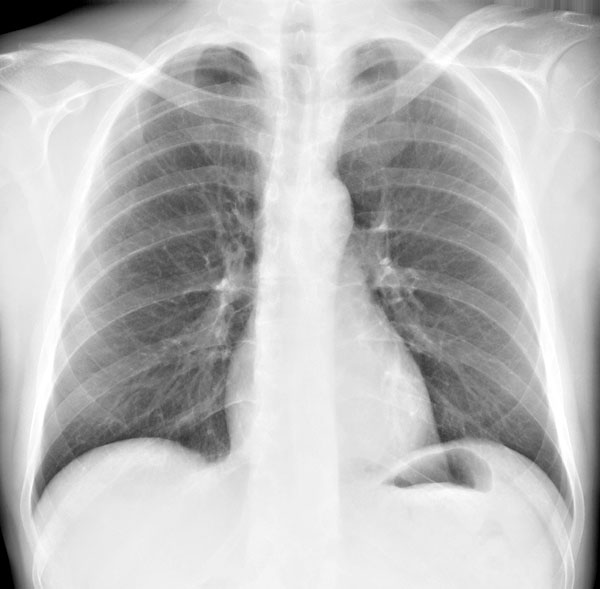
#> input picture Lektion01/roentgen_thorax.jpg, 600 x 589 px
$ python Lektion01.py
#> lines starting #> are read from the running program, lines starting #| are printed output that depends on the picture
import os
import numpy as np
import cv2
import matplotlib.pyplot as plt
import skimage as ski

#1.1
print("-----------Aufgabe 1.1-------------")
x = 1
y = 1
z = x + y
print("z =", z, "\n")


#1.2
print("-----------Aufgabe 1.2-------------")
x = 1
y = 1
z = x + y
print("z =", z, "\n")


#1.3
print("-----------Aufgabe 1.3-------------")
print("Aktuelles Arbeitsverzeichnis:", os.getcwd())

ordnername = "Lektion01"
zielpfad = os.path.join(os.getcwd(), ordnername)
print("Beispielpfad mit os.path.join():", zielpfad)

# wechseln, falls der Ordner existiert damit das Skript nicht crasht
if os.path.exists(zielpfad):
    os.chdir(zielpfad)
    print("Gewechselt nach:", os.getcwd())
else:
    print("Ordner existiert nicht -> kein os.chdir() durchgeführt.\n")


#1.4
print("-----------Aufgabe 1.4-------------")
fname = "roentgen_thorax.jpg"
I = cv2.imread(fname, cv2.IMREAD_UNCHANGED)
#> I is the input picture: shape (589, 600); min 0, max 255, mean 188

if I is None:
    print(f"Fehler: '{fname}' konnte nicht geladen werden.\n")
else:
    print("I.shape:", I.shape)
#| I.shape: (589, 600)
    print("I.dtype:", I.dtype, "\n")
#| I.dtype: uint8


#1.5
print("-----------Aufgabe 1.5-------------")
fname = "roentgen_thorax.jpg"
I = cv2.imread(fname, cv2.IMREAD_UNCHANGED)

if I is None:
    print(f"Fehler: '{fname}' konnte nicht geladen werden.\n")
else:
    plt.figure()
    # Röntgenbild ist typischerweise Graustufen:
    if I.ndim == 2:
        plt.imshow(I, cmap="gray")
    else:
        # falls doch Farbe: BGR -> RGB für matplotlib
        I_rgb = cv2.cvtColor(I, cv2.COLOR_BGR2RGB)
        plt.imshow(I_rgb)
    plt.axis("off")
    plt.title("roentgen_thorax.jpg")
    plt.show()
    print()


#1.6
print("-----------Aufgabe 1.6-------------")
fname = "roentgen_kiefer.jpg"
I = cv2.imread(fname, cv2.IMREAD_UNCHANGED)
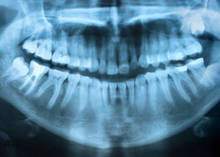
#> input picture Lektion01/roentgen_kiefer.jpg, 220 x 157 px
#> I is the input picture: shape (157, 220, 3); mean B, G, R 156.6, 130.8, 86.6

if I is None:
    print(f"Fehler: '{fname}' konnte nicht geladen werden.\n")
else:
    if I.ndim == 3:
        I_rgb = cv2.cvtColor(I, cv2.COLOR_BGR2RGB)
        I_gray = cv2.cvtColor(I, cv2.COLOR_BGR2GRAY)
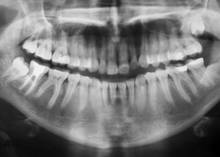
#> I_gray: shape (157, 220); min 0, max 248, mean 120.5

        plt.figure(figsize=(10, 4))
        plt.subplot(1, 2, 1)
        plt.imshow(I_rgb)
        plt.axis("off")
        plt.title("Farb-Bild")

        plt.subplot(1, 2, 2)
        plt.imshow(I_gray, cmap="gray")
        plt.axis("off")
        plt.title("Grauwertbild")

        plt.tight_layout()
        plt.show()
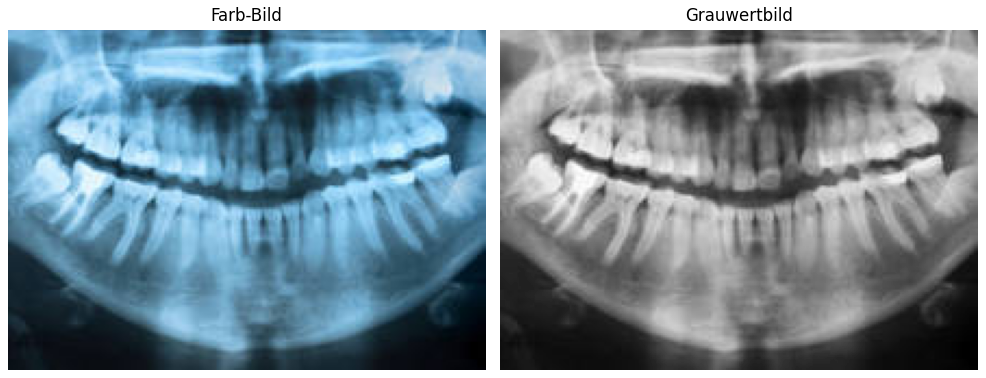
#> figure drawn by matplotlib, 2 panels
    else:
        print("Bild ist bereits ein Grauwertbild.\n")


#1.7
print("-----------Aufgabe 1.7-------------")
in_name = "roentgen_kiefer.jpg"
out_name = "roentgen_kiefer_grayscale.jpg"

I = cv2.imread(in_name, cv2.IMREAD_UNCHANGED)
if I is None:
    print(f"Fehler: '{in_name}' konnte nicht geladen werden.\n")
else:
    if I.ndim == 3:
        I_gray = cv2.cvtColor(I, cv2.COLOR_BGR2GRAY)
    else:
        I_gray = I

    ok = cv2.imwrite(out_name, I_gray)
    if ok:
        print(f"Gespeichert als '{out_name}'\n")
    else:
        print("Fehler beim Speichern.\n")

#1.8
print("-----------Aufgabe 1.8-------------")
A = np.array([[1, 2, 3],
              [4, 5, 6],
              [7, 8, 9]])

print("A:\n", A)
print("Datentyp von A:", A.dtype)

A8 = A.astype(np.uint8)
print("\nA8:\n", A8)
print("Datentyp von A8:", A8.dtype, "\n\n")

#1.9
print("-----------Aufgabe 1.9-------------")
E = np.eye(3)
Z = np.zeros((2,4))
O = np.ones((2,3))
R = np.random.rand(2,4)

print("eye:\n" , E, E.shape, E.dtype, "\n")
print("zeros:\n" , Z, Z.shape, Z.dtype, "\n")
print("ones:\n" , O, O.shape, O.dtype, "\n")
print("random:\n" , R, R.shape, R.dtype, "\n")

#1.10
print("-----------Aufgabe 1.10-------------")

A = np.array([[1,2,3], [4,5,6], [7,8,9]])
print(A, "\n")
print(A[1, 2], "\n")
print(A[2, :], "\n")
print(A[:, 0], "\n")
print(A[0:2, 0:2], "\n")
A[0, 0] = 9
print(A, "\n")
A[1:3, 1:3] = 1
print(A, "\n")
A = np.delete(A, 2, axis=1)
print(A, "\n")
A = np.insert(A, 2, [1,2,3], axis=1)
print(A)


#1.11
print("-----------Aufgabe 1.11-------------")

A = np.array([[1, 2, 3],
              [4, 5, 6],
              [7, 8, 9]], dtype=int)
print(A, "\n")

B = A + 2
print(B, "\n")

B = A * 2
print(B, "\n")

B = A * A
print(B, "\n")

E = np.eye(3, dtype=A.dtype)
B = A*E
print(B, "\n")


#1.12
print("-----------Aufgabe 1.12-------------")
fname = "mri_colored.jpg"
I = cv2.imread(fname)
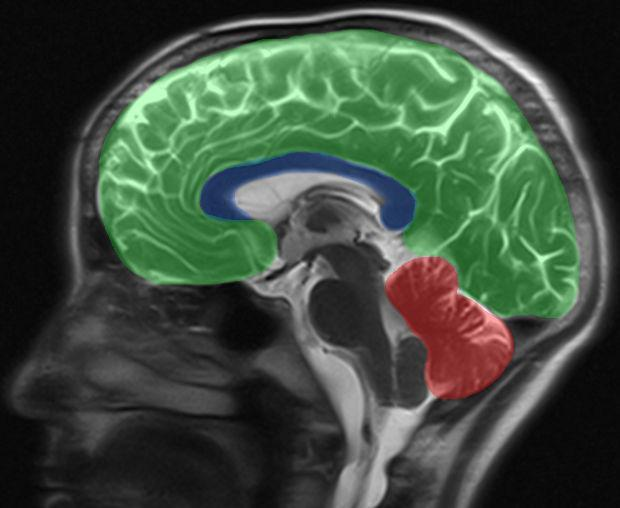
#> input picture Lektion01/mri_colored.jpg, 620 x 508 px
#> I is the input picture: shape (508, 620, 3); mean B, G, R 62.5, 76.6, 62.7

if I is None:
    print(f"Fehler beim lesen des Bildes '{fname}'")
else:
    if I.ndim == 3:
        print("Farbbild Erkannt -> Konvertiere zu Graubild . . .")
        plt.figure(figsize=(10, 4))
        plt.subplot(1, 2, 1)
        plt.imshow(I)
        plt.axis('off')
        I = cv2.cvtColor(I, cv2.COLOR_BGR2GRAY)
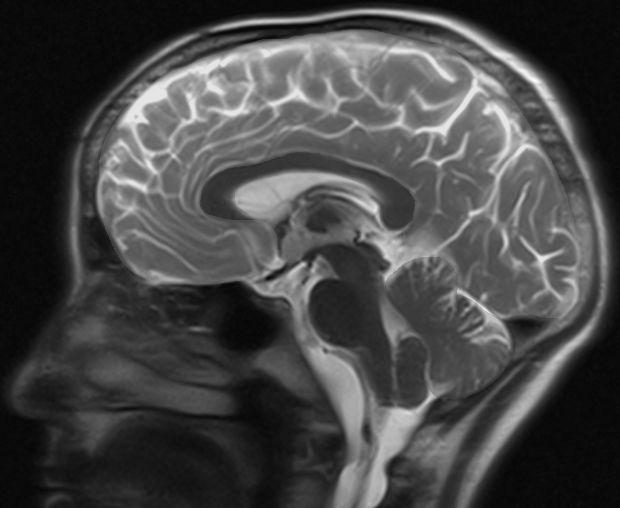
#> I: shape (508, 620); min 3, max 255, mean 70.9
        plt.subplot(1, 2, 2)
        plt.imshow(I, cmap='gray')
        plt.axis('off')
        plt.tight_layout()
        plt.show()
#> figure, not shown here; B, G, R data is drawn as R, G, B

    else:
        print("Kein Farbbild (vermutlich bereits Grauwertbild).")


    # Zeilen, Spalten, Größe ausgeben
    zeilen, spalten = A.shape[0], A.shape[1]
    print(f"Zeilen: {zeilen}")
    print(f"Spalten: {spalten}")
    print(f"Dimension (A.ndim): {A.ndim}")
    print(f"Form (A.shape): {A.shape}")
    print(f"Größe der Bildmatrix (A.size = Anzahl Elemente): {A.size}")
